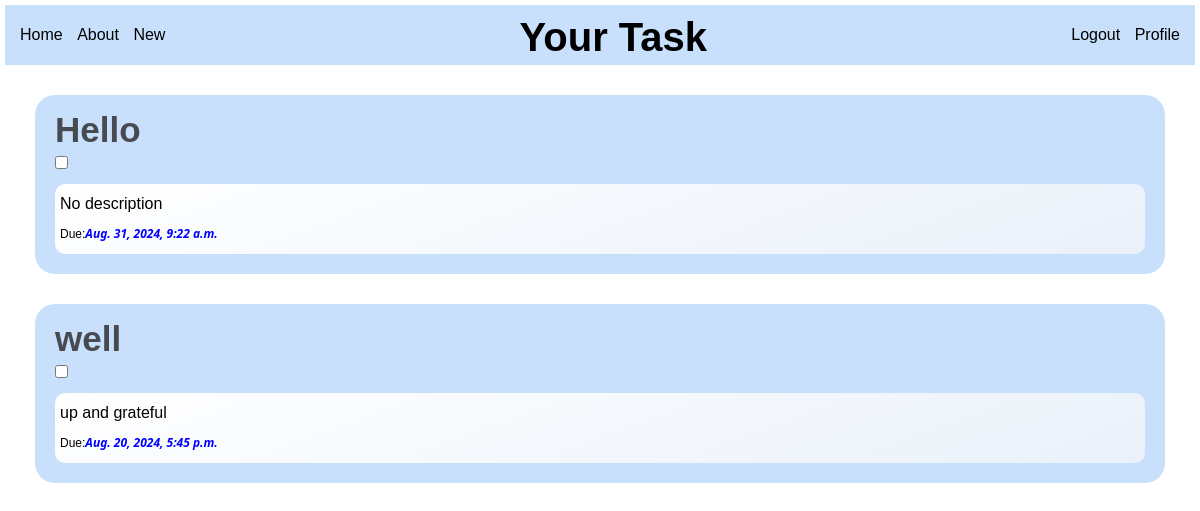
The page /tasks/ (signed in) on the database as committed earlier.
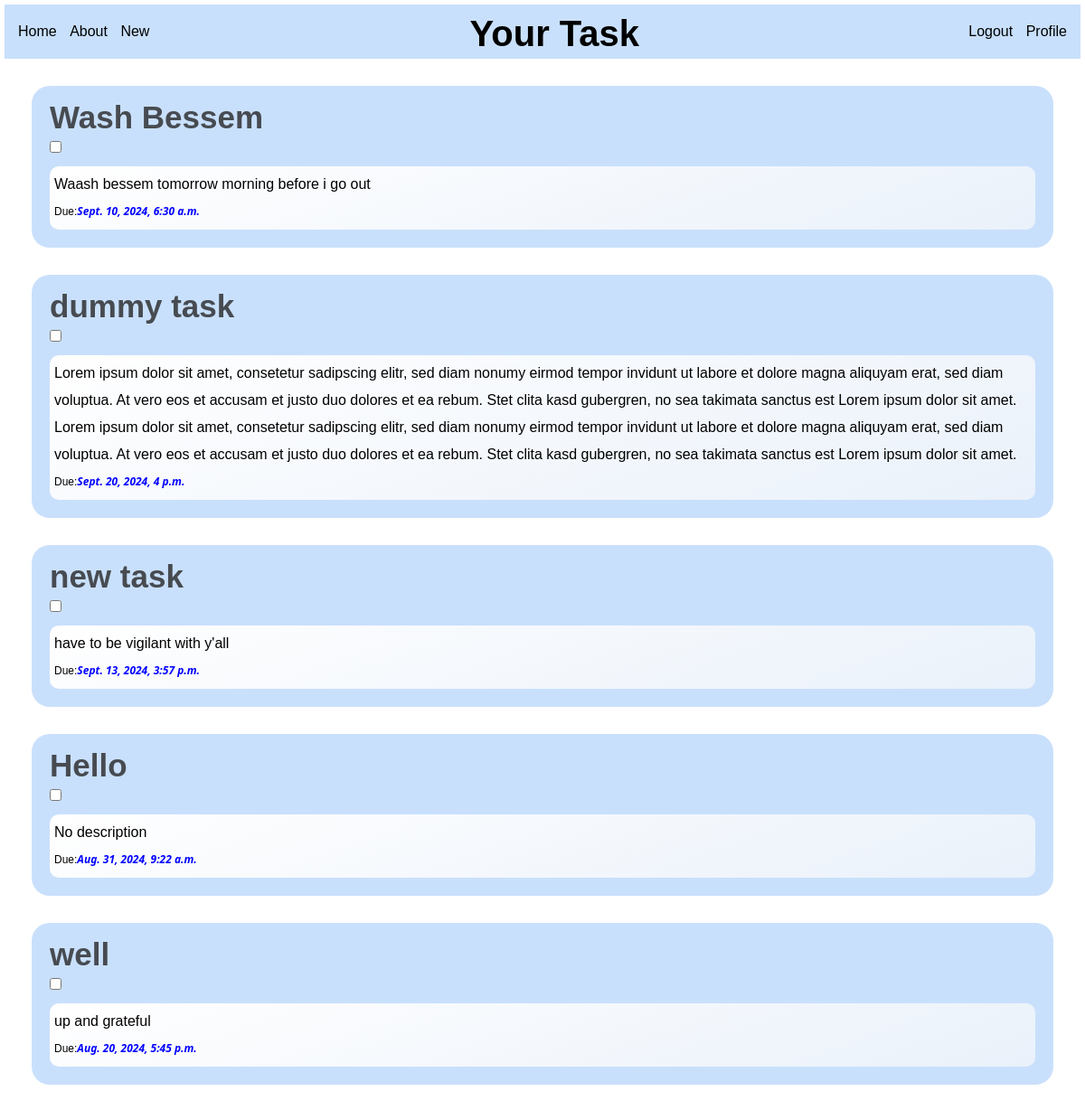
The same page on the database as committed later.
### todolist/models.py (models this page shows, shortened)
class Task(models.Model):
    title = models.CharField(max_length=200, null=False, blank=False)
    description = models.TextField(blank=True)
    created_on = models.DateTimeField(auto_now_add=True)
    deadline = models.DateTimeField()
    completed = models.BooleanField(default=False)
    atachment = models.FileField(upload_to="media/", blank=True, null=True)
    user = models.ForeignKey(User, on_delete=models.CASCADE, related_name='tasks')
    class Meta:
        ordering = ["-created_on"]
        verbose_name = 'task'

### todolist/views.py (the view)
# urls.py: path('tasks/', views.TaskListView.as_view(), name="task.list"),
class TaskListView(LoginRequiredMixin, ListView):
    model = Task
    context_object_name = "tasks"
    login_url = 'login'
    def get_queryset(self):
        return self.request.user.tasks.filter(completed=False)

### todolist/templates/todolist/task_list.html (shortened to what this page needs)
{% extends 'base.html' %}
{% load static %}
{% block header %}Your Task{% endblock header %}
{% block content %}
    {% for task in tasks %}
    <div class="tasklist">
      <h2><a href="{% url 'task.detail' task.id %}">{{task.title}}</a></h2>
      <label class="switch">
        <input type="checkbox">
      </label>
      <div class="description">
        <p>{{task.description}}</p>
        <p class="duedate">Due: <b> {{task.deadline}}</b></p>
      </div>
    </div>
    {% endfor %}
{% endblock content %}

### templates/base.html (shortened to what this page needs)
<!DOCTYPE html>
{% load static %}
<html>
    <head>
        <link rel="stylesheet" href="{% static 'css/style.css' %}">
    </head>
    <body>
        <nav>
            <div class="nav1">
                <a href="{% url 'home' %}">Home</a>
                <a href="#">About</a>
                <a href="{% url 'task.new' %}">New</a>
            </div>
            <div class="header">
                <h1>
                {% block header %}
                {% endblock header %}
                <h1>
            </div>
            <div class="auth">
                {% if user.is_authenticated %}
                    <a href="{% url 'logout' %}">Logout</a>
                    <a href="#">Profile</a>
                {% else %}
                    <a href="{% url 'login' %}">Login</a>
                    <a href="{% url 'register' %}">Register</a>
                {% endif %}
            </div>
        </nav>
        {% block content %}
        {% endblock content %}
    </body>
</html>

### static/css/style.css (style rules this page uses)
* { box-sizing: border-box; margin: 0; padding: 0; }
body { background: white; font-family: 'Lucida Sans', 'Lucida Sans Regular', 'Lucida Grande', 'Lucida Sans Unicode', Geneva, Verdana, sans-serif; margin: 5px; }
h1 { font-weight: bold; font-size: 40px; padding: 5px 5px 0 0; }
nav { display: flex; align-items: center; justify-content: space-between; padding: 0 10px; color: black; background-color: #c9e0fc; height: 60px; }
nav .nav1 { display: inline-block; text-align: left; }
nav .nav1 a { text-decoration: none; color: black; padding: 0 5px; }
nav .auth { display: inline-block; text-align: right; }
nav .auth a { text-decoration: none; color: black; padding: 0 5px; }
.tasklist { display: block; margin: 30px; padding: 20px; background: #c9e0fc; line-height: 30px; border-radius: 20px; }
.tasklist h2 a { text-decoration: none; color: rgba(39, 39, 39, 0.805); font-size: 35px; }
.description { margin-top: 5px; background: linear-gradient(160deg, #ffffff, #eaf1fa); padding: 5px; border-radius: 10px; }
.duedate { display: flex; font-size: 12px; }
.duedate b { font-style: italic; font-family: 'Segoe UI', Tahoma, Geneva, Verdana, sans-serif; color: blue; }
.header { display: flex; align-items: center; text-align: center; justify-content: center; margin: auto; }

Rows that differ between the two databases and show on the page:
added Task: title "Wash Bessem", description "Waash bessem tomorrow morning before i go out", deadline "Sept. 10, 2024, 6:30 a.m."
added Task: title "dummy task", description "Lorem ipsum dolor sit amet, consetetur sadipscing elitr, sed diam nonumy eirmod tempor invidunt ut labore et dolore magna aliquyam erat, sed diam voluptua. At vero eos et accusam et justo duo dolores et ea rebum. Stet clita kasd gubergren, no sea takimata sanctus est Lorem ipsum dolor sit amet. Lorem ipsum dolor sit amet, consetetur sadipscing elitr, sed diam nonumy eirmod tempor invidunt ut labore et dolore magna aliquyam erat, sed diam voluptua. At vero eos et accusam et justo duo dolores et ea rebum. Stet clita kasd gubergren, no sea takimata sanctus est Lorem ipsum dolor sit amet.", deadline "Sept. 20, 2024, 4 p.m."
added Task: title "new task", description "have to be vigilant with y'all", deadline "Sept. 13, 2024, 3:57 p.m."
